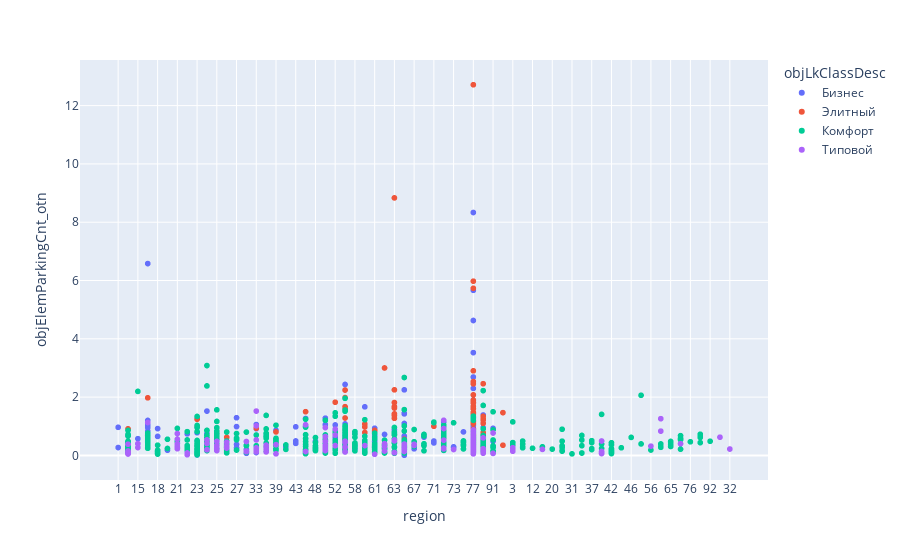

Write notebook code for a chart like this one.
### Code cell
# Строим графики рассеивания по регионам по выбранному параметру
# Диаграмма рассеивания относительного количества парковочных мест для объектов по регионам
visual.Make_scatter_reg_other_param('objElemParkingCnt_otn')

# Еще интересны графики:

# Диаграмма рассеивания количества квартир в строящихся объектах по регионам
#visual.Make_scatter_reg_other_param('objFlatCnt')

# Диаграмма рассеивания сроков ввода в эксплуатацию объектов по регионам
#visual.Make_scatter_reg_other_param('objReady100PercDt')

# Диаграмма рассеивания количества парковочных мест для объектов по регионам в абсолютном значении
#visual.Make_scatter_reg_other_param('objElemParkingCnt')

# Диаграмма рассеивания количества детских площадок для строящихся объектов по регионам
#visual.Make_scatter_reg_other_param('objInfrstrPlaygrndCnt')

# Диаграмма рассеивания относительного количества детских площадок для строящихся объектов по регионам (количество площадок на квартиру)
#visual.Make_scatter_reg_other_param('objInfrstrPlaygrndCnt_otn')

# Диаграмма рассеивания количества спортивных площадок для строящихся объектов по регионам
#visual.Make_scatter_reg_other_param('objInfrstrSportGroundCnt')

# Диаграмма рассеивания количества спортивных площадок для строящихся объектов по регионам (количество площадок на квартиру)
#visual.Make_scatter_reg_other_param('objInfrstrSportGroundCnt_otn')

### Figure 1 — Plotly figure (JSON) as saved in the notebook; plotly's stock layout.template omitted (floating-point values rounded to 4 significant figures; data arrays with more than 128 entries replaced by an {"elided": "..."} marker saying what was removed)
{"data": [{"hovertemplate": "objLkClassDesc=Бизнес<br>region=%{x}<br>objElemParkingCnt_otn=%{y}<extra></extra>", "legendgroup": "Бизнес", "marker": {"color": "#636efa", "symbol": "circle"}, "mode": "markers", "name": "Бизнес", "showlegend": true, "type": "scattergl", "x": {"elided": "332 str values"}, "xaxis": "x", "y": {"elided": "332 float values"}, "yaxis": "y"}, {"hovertemplate": "objLkClassDesc=Элитный<br>region=%{x}<br>objElemParkingCnt_otn=%{y}<extra></extra>", "legendgroup": "Элитный", "marker": {"color": "#EF553B", "symbol": "circle"}, "mode": "markers", "name": "Элитный", "showlegend": true, "type": "scattergl", "x": ["2", "7", "7", "16", "16", "23", "23", "26", "26", "26", "33", "39", "47", "52", "52", "54", "54", "54", "54", "54", "54", "59", "59", "59", "61", "61", "61", "62", "63", "63", "63", "63", "63", "63", "63", "63", "63", "63", "66", "71", "72", "72", "77", "77", "77", "77", "77", "77", "77", "77", "77", "77", "77", "77", "77", "77", "77", "77", "77", "77", "77", "77", "77", "77", "77", "77", "77", "77", "77", "77", "77", "77", "77", "77", "77", "77", "77", "77", "77", "77", "78", "78", "78", "78", "78", "78", "78", "78", "78"], "xaxis": "x", "y": [0.9129, 1.468, 0.3497, 1.976, 0.7444, 1, 1.241, 0.2462, 0.2063, 0.6209, 0.9333, 0.8053, 1.5, 1.825, 0.7267, 1.284, 1.985, 2.242, 1.672, 0.875, 1.599, 1.077, 0.7857, 0.9773, 0.7786, 0.372, 0.8615, 3, 1.273, 1.815, 0.7059, 0.5, 1.368, 1.426, 1.625, 2.25, 1.675, 8.833, 0.5551, 1, 0.4559, 0.9318, 1.6, 1.477, 0.7136, 5.732, 12.72, 0.5667, 1.895, 0.3555, 1.806, 0.3159, 2.532, 2.902, 5.977, 1.824, 0.5102, 1.413, 1.15, 0.6737, 0.3115, 0.3481, 0.6721, 0.1918, 0.4665, 0.9075, 0.2754, 1.794, 0.6223, 2.077, 1.461, 1.603, 1.192, 0.662, 0.7301, 2.455, 0.8826, 1.685, 1.093, 0.874, 1.211, 1.1, 1.342, 0.7826, 0.713, 1.252, 0.6039, 0.7273, 2.46], "yaxis": "y"}, {"hovertemplate": "objLkClassDesc=Комфорт<br>region=%{x}<br>objElemParkingCnt_otn=%{y}<extra></extra>", "legendgroup": "Комфорт", "marker": {"color": "#00cc96", "symbol": "circle"}, "mode": "markers", "name": "Комфорт", "showlegend": true, "type": "scattergl", "x": {"elided": "674 str values"}, "xaxis": "x", "y": {"elided": "674 float values"}, "yaxis": "y"}, {"hovertemplate": "objLkClassDesc=Типовой<br>region=%{x}<br>objElemParkingCnt_otn=%{y}<extra></extra>", "legendgroup": "Типовой", "marker": {"color": "#ab63fa", "symbol": "circle"}, "mode": "markers", "name": "Типовой", "showlegend": true, "type": "scattergl", "x": {"elided": "181 str values"}, "xaxis": "x", "y": {"elided": "181 float values"}, "yaxis": "y"}], "layout": {"legend": {"title": {"text": "objLkClassDesc"}, "tracegroupgap": 0}, "margin": {"t": 60}, "xaxis": {"anchor": "y", "domain": [0, 1], "title": {"text": "region"}}, "yaxis": {"anchor": "x", "domain": [0, 1], "title": {"text": "objElemParkingCnt_otn"}}}}
